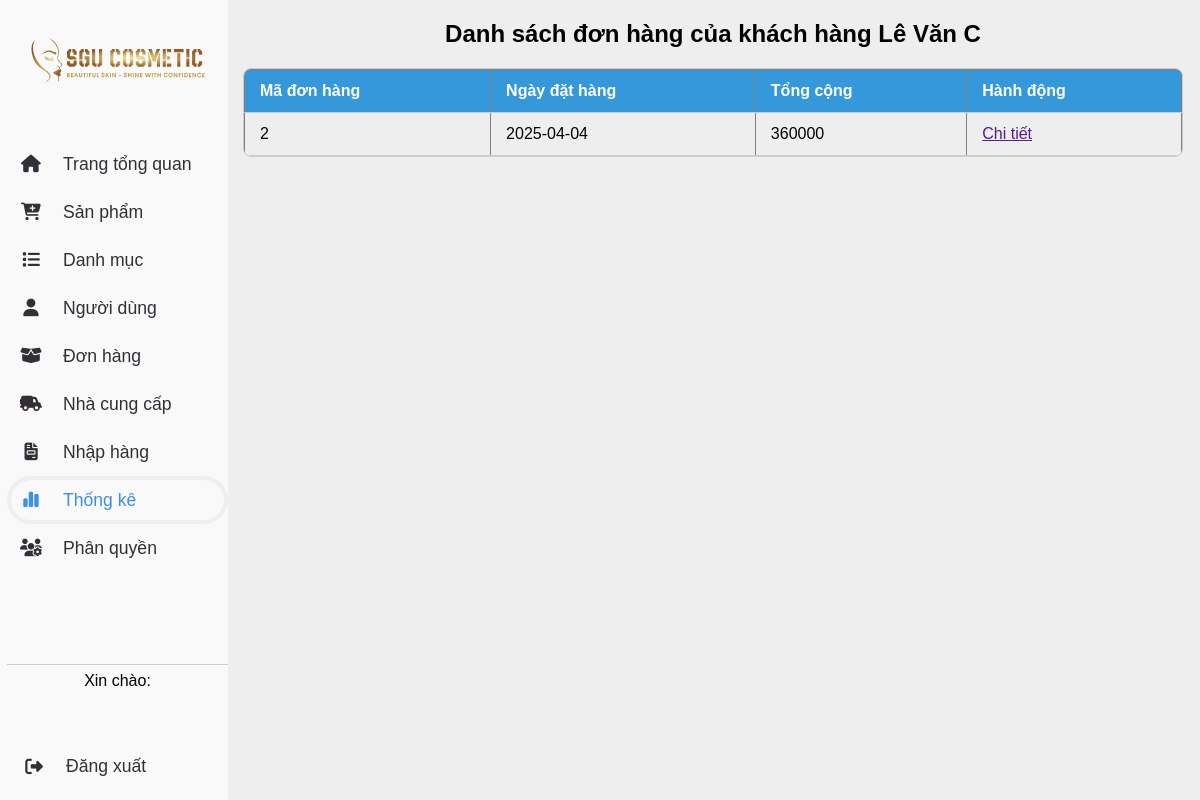
Screenshot of /admin.php?page=thongke&id=2 with the database file from the repository.
### tables this page shows
CREATE TABLE donhang (
    order_id INT PRIMARY KEY AUTO_INCREMENT,
    employee_id INT,
    customer_id INT,
    address_id INT,
    orderDate DATE,
    total INT,
    customer_recipient_name VARCHAR(50),
    phone VARCHAR(20),
    email VARCHAR(100),
    status ENUM(
        'processing',
        'shipping',
        'delivered',
        'cancelled'
    ),
    note varchar(255),
    PTTT varchar(50),
    FOREIGN KEY (employee_id) REFERENCES nhanvien(employee_id),
    FOREIGN KEY (customer_id) REFERENCES khachhang(customer_id),
    FOREIGN KEY (address_id) REFERENCES diachi(address_id)
);

CREATE TABLE khachhang (
    customer_id INT AUTO_INCREMENT PRIMARY KEY,
    user_id INT,
    customer_name VARCHAR(50),
    phone VARCHAR(20) UNIQUE,
    email VARCHAR(100) UNIQUE,
    FOREIGN KEY (user_id) REFERENCES users(user_id)
);

### database/connect.php (called while the page is built, shortened)
<?php
class database
{
    private $host = "localhost";
    private $dbname = "webbanhang";
    private $username = "root";
    private $password = "";
    private $conn;
    public function __construct()
    {
        $this->conn = new mysqli($this->host, $this->username, $this->password, $this->dbname);
    }
    public function getConnection()
    {
        return $this->conn;
    }
}

### Model/TKModel.php (called while the page is built, shortened)
<?php
require_once __DIR__ . '/../database/connect.php';
class TKModel
{
    private $conn;
    public function __construct()
    {
        $db = new database();
        $this->conn = $db->getConnection();
    }
    public function getOrderById($id)
    {
        $sql = "SELECT khachhang.customer_name, khachhang.phone, khachhang.customer_id, donhang.total, donhang.order_id, donhang.OrderDate
                FROM donhang
                JoIN khachhang
                ON donhang.customer_id = khachhang.customer_id
                WHERE donhang.customer_id = ?";
        $stmt = $this->conn->prepare($sql);
        $stmt->bind_param("i", $id);
        $stmt->execute();
        $result = $stmt->get_result();
        $orders = [];
        while ($row = $result->fetch_assoc()) {
            $orders[] = $row;
        }
        return $orders;
    }
}

### handles/TKController.php (called while the page is built, shortened)
<?php
require_once __DIR__ . '/../Model/TKModel.php';
class TKController
{
    private $tkmodel;
    public function __construct()
    {
        $this->tkmodel = new TKModel();
    }
    public function getOrderById($id)
    {
        $id = (int)$id;
        $order = $this->tkmodel->getOrderById($id);
        return $order;
    }
}
?>

### view/OrderView.php (the view)
<h2 style="margin-top: 20px">Danh sách đơn hàng của khách hàng <?php echo $orders[0]['customer_name']; ?></h2>
<div class="table-container">
    <?php
    if (!empty($orders)) {
        echo "<table border='1' cellpadding='10'>";
        echo "<tr>
            <th>Mã đơn hàng</th>
            <th>Ngày đặt hàng</th>
            <th>Tổng cộng</th>
            <th>Hành động</th>
          </tr>";
        foreach ($orders as $order) {
            echo "<tr>
                <td>{$order['order_id']}</td>
                <td>{$order['OrderDate']}</td>
                <td>{$order['total']}</td>
                <td><a href=''>Chi tiết</a></td>
              </tr>";
        }
        echo "</table>";
    } else {
        echo "Không có đơn hàng nào.";
    }
    ?>
</div>

### css/admin.css (style rules this page uses)
* { box-sizing: border-box; margin: 0; }
body { background-color: var(--grey); font-family: Arial, sans-serif; }
:root { --green: #098d1f; --blue: #3C91E6; --grey: #eee; --dark: #342E37; --light: #F9F9F9; }
h2 { text-align: center; margin-bottom: 20px; }
.table-container { max-height: 400px; overflow-y: auto; border: 1px solid #ccc; border-radius: 8px; margin-top: 20px; }
.table-container table { width: 100%; border-collapse: collapse; font-family: Arial, sans-serif; }
.table-container th { background: #3498DB; color: white; }
.table-container th, .table-container td { padding: 12px 15px; border-bottom: 1px solid #ccc; text-align: left; }

### rows the page displays
donhang: customer.customer_name "Lê Văn C", order_id "2", orderDate "2025-04-04", total "360000"
